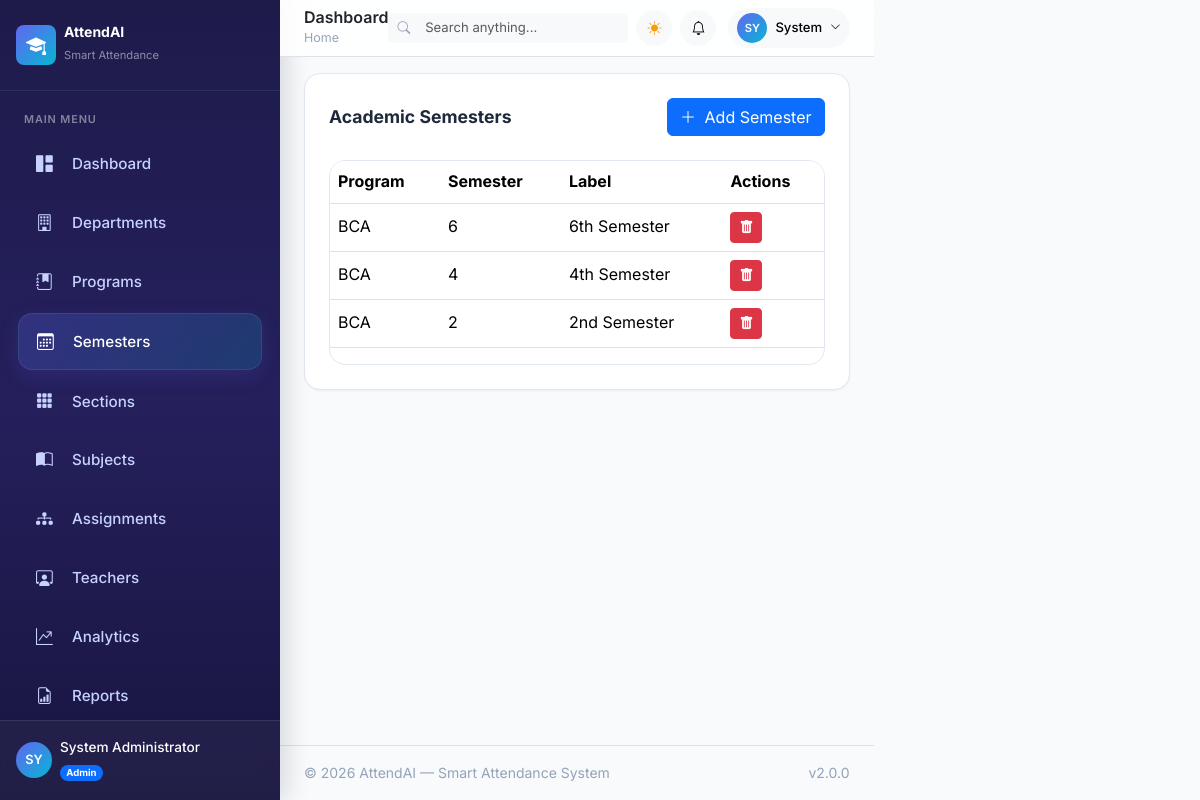
Page /admin/semesters (signed in) on the committed database.
### app/models/user.py (models this page shows, shortened)
class User(UserMixin, db.Model):
    __tablename__ = 'users'
    id = db.Column(db.Integer, primary_key=True)
    email = db.Column(db.String(120), unique=True, nullable=False, index=True)
    password_hash = db.Column(db.String(256), nullable=False)
    full_name = db.Column(db.String(100), nullable=False)
    phone = db.Column(db.String(20), nullable=True)
    avatar = db.Column(db.String(255), nullable=True)
    role = db.Column(db.String(20), nullable=False, default='teacher') # 'admin', 'teacher', 'student'
    is_active = db.Column(db.Boolean, default=True, nullable=False)
    created_at = db.Column(db.DateTime, default=datetime.utcnow, nullable=False)
    last_login = db.Column(db.DateTime, nullable=True)
    theme_preference = db.Column(db.String(10), default='light', nullable=False)

### app/models/academic.py (models this page shows, shortened)
class Semester(db.Model):
    __tablename__ = 'semesters'
    id = db.Column(db.Integer, primary_key=True)
    program_id = db.Column(db.Integer, db.ForeignKey('programs.id'), nullable=False)
    number = db.Column(db.Integer, nullable=False)
    label = db.Column(db.String(50), nullable=False)  # e.g., "Semester 1", "Semester 2"
    is_active = db.Column(db.Boolean, default=True, nullable=False)
    sections = db.relationship('Section', backref='semester', lazy='dynamic', cascade='all, delete-orphan')

class Program(db.Model):
    __tablename__ = 'programs'
    id = db.Column(db.Integer, primary_key=True)
    department_id = db.Column(db.Integer, db.ForeignKey('departments.id'), nullable=False)
    name = db.Column(db.String(100), nullable=False)
    code = db.Column(db.String(20), unique=True, nullable=False)
    duration_years = db.Column(db.Integer, default=4, nullable=False)
    is_active = db.Column(db.Boolean, default=True, nullable=False)
    created_at = db.Column(db.DateTime, default=datetime.utcnow, nullable=False)
    semesters = db.relationship('Semester', backref='program', lazy='dynamic', cascade='all, delete-orphan')

### app/blueprints/admin.py (the view)
@admin_bp.route('/semesters')
@login_required
@admin_required
def semesters():
    semesters_list = Semester.query.filter_by(is_active=True).all()
    programs = Program.query.filter_by(is_active=True).all()
    return render_template('admin/semesters.html', semesters=semesters_list,programs=programs)

### app/blueprints/auth.py (called while the page is built)
@login_manager.user_loader
def load_user(user_id):
    return User.query.get(int(user_id))

### app/services/notification_service.py (called while the page is built)
def get_unread_count(user_id):
    return Notification.query.filter_by(user_id=user_id, is_read=False).count()

### app/templates/admin/semesters.html (shortened to what this page needs)
{% extends "base.html" %}
{% block content %}
<div class="card p-4">
    <div class="d-flex justify-content-between align-items-center mb-4">
        <h4 class="fw-bold mb-0">
            Academic Semesters
        </h4>
        <button class="btn btn-primary"
                data-bs-toggle="modal"
                data-bs-target="#addSemesterModal">
            <i class="bi bi-plus-lg me-1"></i>
            Add Semester
        </button>
    </div>
    <div class="table-responsive">
        <table class="table table-hover align-middle">
            <thead>
                <tr>
                    <th>Program</th>
                    <th>Semester</th>
                    <th>Label</th>
                    <th>Actions</th>
                </tr>
            </thead>
            <tbody>
                {% for s in semesters %}
                <tr>
                    <td>{{ s.program.code }}</td>
                    <td>{{ s.number }}</td>
                    <td>{{ s.label }}</td>
                    <td>
                        <form method="POST"action="{{ url_for('admin.delete_semester',semester_id=s.id) }}"onsubmit="return confirm('Delete this semester?');">
                            <button class="btn btn-danger btn-sm">
                                <i class="bi bi-trash-fill"></i>
                            </button>
                        </form>
                    </td>
                </tr>
                {% endfor %}
            </tbody>
        </table>
    </div>
</div>
{% endblock %}

### app/templates/components/sidebar.html (shortened to what this page needs)
<aside class="app-sidebar" id="appSidebar">
    <div class="sidebar-brand d-flex align-items-center gap-2 px-3 py-4">
        <div class="brand-icon d-flex align-items-center justify-content-center rounded-3" style="width:40px;height:40px;background:linear-gradient(135deg,#6366f1,#06b6d4);">
            <i class="bi bi-mortarboard-fill text-white fs-5"></i>
        </div>
        <div class="brand-text">
            <h6 class="mb-0 text-white fw-bold">AttendAI</h6>
            <small class="text-white-50" style="font-size:0.7rem;">Smart Attendance</small>
        </div>
    </div>
    <nav class="sidebar-nav flex-grow-1 px-2 py-2">
        <div class="nav-section">
            <span class="nav-section-label text-uppercase text-white-50 px-3 mb-2 d-block" style="font-size:0.65rem;letter-spacing:0.08em;">Main Menu</span>
            {% if current_user.role == 'admin' %}
            <a href="{{ url_for('admin.dashboard') }}" class="sidebar-link {{ 'active' if request.endpoint == 'admin.dashboard' }}">
                <i class="bi bi-grid-1x2-fill"></i><span>Dashboard</span>
            </a>
            <a href="{{ url_for('admin.departments') }}" class="sidebar-link {{ 'active' if request.endpoint == 'admin.departments' }}">
                <i class="bi bi-building"></i><span>Departments</span>
            </a>
            <a href="{{ url_for('admin.programs') }}" class="sidebar-link {{ 'active' if request.endpoint == 'admin.programs' }}">
                <i class="bi bi-journal-bookmark-fill"></i><span>Programs</span>
            </a>
            <a href="{{ url_for('admin.semesters') }}"
                class="sidebar-link {{ 'active' if request.endpoint == 'admin.semesters' }}">
                <i class="bi bi-calendar3"></i>
                <span>Semesters</span>
            </a>
            <a href="{{ url_for('admin.sections') }}"
                class="sidebar-link {{ 'active' if request.endpoint == 'admin.sections' }}">
                <i class="bi bi-grid-3x3-gap-fill"></i>
                <span>Sections</span>
            </a>
            <a href="{{ url_for('admin.subjects') }}" class="sidebar-link {{ 'active' if request.endpoint == 'admin.subjects' }}">
                <i class="bi bi-book-half"></i><span>Subjects</span>
            </a>
            <a href="{{ url_for('admin.assignments') }}"class="sidebar-link {{ 'active' if request.endpoint == 'admin.assignments' }}">
                <i class="bi bi-diagram-3-fill"></i>
                <span>Assignments</span>
            </a>
            <a href="{{ url_for('admin.teachers') }}" class="sidebar-link {{ 'active' if request.endpoint == 'admin.teachers' }}">
                <i class="bi bi-person-workspace"></i><span>Teachers</span>
            </a>
            <a href="{{ url_for('analytics.dashboard') }}" class="sidebar-link {{ 'active' if request.endpoint == 'analytics.dashboard' }}">
                <i class="bi bi-graph-up-arrow"></i><span>Analytics</span>
            </a>
            <a href="{{ url_for('reports.index') }}" class="sidebar-link {{ 'active' if request.endpoint == 'reports.index' }}">
                <i class="bi bi-file-earmark-bar-graph"></i><span>Reports</span>
            </a>
            {% endif %}
        </div>
    </nav>
    <div class="sidebar-user px-3 py-3 border-top border-white border-opacity-10">
        <div class="d-flex align-items-center gap-2">
            <div class="user-avatar d-flex align-items-center justify-content-center rounded-circle flex-shrink-0" style="width:36px;height:36px;background:linear-gradient(135deg,#6366f1,#06b6d4);font-size:0.8rem;font-weight:600;color:#fff;">
                {{ current_user.full_name[:2]|upper if current_user.full_name else 'U' }}
            </div>
            <div class="overflow-hidden">
                <div class="text-white text-truncate fw-medium" style="font-size:0.85rem;">{{ current_user.full_name or 'User' }}</div>
                <span class="badge rounded-pill {% if current_user.role == 'admin' %}bg-primary{% elif current_user.role == 'teacher' %}bg-info{% else %}bg-success{% endif %}" style="font-size:0.6rem;">
                    {{ current_user.role|capitalize }}
                </span>
            </div>
        </div>
    </div>
</aside>

### app/templates/components/navbar.html (shortened to what this page needs)
<header class="app-navbar sticky-top bg-white border-bottom px-4 py-2 d-flex align-items-center justify-content-between" style="z-index:1020;backdrop-filter:blur(12px);background:rgba(255,255,255,0.85)!important;">
    <div class="d-flex align-items-center gap-3">
        <div>
            <h5 class="mb-0 fw-semibold text-dark">{% block page_title %}Dashboard{% endblock %}</h5>
            <nav aria-label="breadcrumb" class="d-none d-md-block">
                <ol class="breadcrumb mb-0" style="font-size:0.78rem;">
                    <li class="breadcrumb-item"><a href="#" class="text-decoration-none text-muted">Home</a></li>
                </ol>
            </nav>
        </div>
    </div>
    <div class="d-flex align-items-center gap-2">
        {% if current_user.role == 'admin' %}
        <div class="input-group input-group-sm d-none d-xl-flex" style="width:240px;">
            <span class="input-group-text bg-light border-end-0 border-light"><i class="bi bi-search text-muted" style="font-size:0.8rem;"></i></span>
            <input type="text" class="form-control form-control-sm bg-light border-start-0 border-light" placeholder="Search anything..." id="globalSearch" style="font-size:0.82rem;">
        </div>
        {% endif %}
        <button class="btn btn-light btn-sm rounded-circle d-flex align-items-center justify-content-center" style="width:36px;height:36px;" onclick="toggleTheme()" id="themeToggleBtn" aria-label="Toggle theme">
            <i class="bi bi-sun-fill text-warning" id="themeIcon"></i>
        </button>
        <div class="dropdown">
            <button class="btn btn-light btn-sm rounded-circle d-flex align-items-center justify-content-center position-relative" style="width:36px;height:36px;" data-bs-toggle="dropdown" data-bs-auto-close="outside" aria-expanded="false" aria-label="Notifications">
                <i class="bi bi-bell"></i>
            </button>
        </div>
        <div class="dropdown ms-1">
            <button class="btn btn-light btn-sm rounded-pill d-flex align-items-center gap-2 px-2 py-1" data-bs-toggle="dropdown" aria-expanded="false">
                <div class="d-flex align-items-center justify-content-center rounded-circle" style="width:30px;height:30px;background:linear-gradient(135deg,#6366f1,#06b6d4);font-size:0.7rem;font-weight:600;color:#fff;">
                    {{ current_user.full_name[:2]|upper if current_user.full_name else 'U' }}
                </div>
                <span class="d-none d-md-inline fw-medium" style="font-size:0.82rem;">{{ current_user.full_name.split(' ')[0] if current_user.full_name else 'User' }}</span>
                <i class="bi bi-chevron-down" style="font-size:0.65rem;"></i>
            </button>
        </div>
    </div>
</header>

### app/static/css/main.css (style rules this page uses)
:root { --primary: #6366f1; --primary-rgb: 99, 102, 241; --primary-light: #818cf8; --primary-dark: #4f46e5; --primary-darker: #3730a3; --accent: #06b6d4; --accent-rgb: 6, 182, 212; --accent-light: #22d3ee; --success: #10b981; --success-rgb: 16, 185, 129; --warning: #f59e0b; --warning-rgb: 245, 158, 11; --danger: #ef4444; --danger-rgb: 239, 68, 68; --bg-primary: #f8fafc; --bg-secondary: #f1f5f9; --bg-card: #ffffff; --bg-sidebar: #1e1b4b; --bg-sidebar-hover: #312e81; --bg-sidebar-active: #3730a3; --text-primary: #1e293b; --text-secondary: #64748b; --text-muted: #94a3b8; --text-sidebar: #c7d2fe; --text-sidebar-active: #ffffff; --border-color: #e2e8f0; --border-light: #f1f5f9; --shadow-sm: 0 1px 2px rgba(0, 0, 0, 0.05); --shadow-md: 0 4px 6px -1px rgba(0, 0, 0, 0.1), 0 2px 4px -2px rgba(0, 0, 0, 0.1); --shadow-lg: 0 10px 15px -3px rgba(0, 0, 0, 0.1), 0 4px 6px -4px rgba(0, 0, 0, 0.1); --shadow-xl: 0 20px 25px -5px rgba(0, 0, 0, 0.1), 0 8px 10px -6px rgba(0, 0, 0, 0.1); --radius-sm: 8px; --radius-md: 12px; --radius-lg: 16px; --radius-xl: 24px; --glass-bg: rgba(255, 255, 255, 0.7); --glass-border: rgba(255, 255, 255, 0.3); --transition-fast: 150ms ease; --transition-base: 250ms ease; --transition-slow: 350ms ease; --font-sans: 'Inter', -apple-system, BlinkMacSystemFont, 'Segoe UI', sans-serif; --font-mono: 'JetBrains Mono', monospace; --sidebar-width: 280px; --sidebar-collapsed-width: 80px; --navbar-height: 70px; }
*, *::before, *::after { box-sizing: border-box; margin: 0; padding: 0; }
html { scroll-behavior: smooth; font-size: 16px; }
body { font-family: var(--font-sans); background: var(--bg-primary); color: var(--text-primary); line-height: 1.6; transition: background var(--transition-base), color var(--transition-base); -webkit-font-smoothing: antialiased; -moz-osx-font-smoothing: grayscale; }
a { color: var(--primary); text-decoration: none; transition: color var(--transition-fast); }
button { font-family: inherit; }
.app-body { display: flex; min-height: 100vh; }
.sidebar-brand { padding: 24px 20px; display: flex; align-items: center; gap: 12px; border-bottom: 1px solid rgba(255, 255, 255, 0.1); flex-shrink: 0; }
.sidebar-nav { flex: 1; padding: 16px 12px; overflow-y: auto; }
.sidebar-user { display: flex; align-items: center; gap: 12px; }
h4 { font-size: 1.1rem; font-weight: 600; line-height: 1.4; color: var(--text-primary); }
h5 { font-size: 1rem; font-weight: 600; color: var(--text-primary); }
h6 { font-size: 0.875rem; font-weight: 600; color: var(--text-primary); }
.text-muted { color: var(--text-muted) !important; }
.text-warning { color: var(--warning) !important; }
small, .text-sm { font-size: 0.875rem; }
* { scrollbar-width: thin; scrollbar-color: rgba(var(--primary-rgb), 0.3) transparent; }
.d-flex { display: flex; }
.d-none { display: none; }
.d-block { display: block; }
.overflow-hidden { overflow: hidden; }
.position-relative { position: relative; }
.app-sidebar { width: var(--sidebar-width); background: linear-gradient( 180deg, #1e1b4b 0%, #25205c 50%, #18153f 100% ); height: 100vh; position: fixed; left: 0; top: 0; z-index: 1000; display: flex; flex-direction: column; box-shadow: 6px 0 24px rgba(15, 23, 42, 0.15); }
.sidebar-brand { border-bottom: 1px solid rgba(255,255,255,0.08); min-height: 80px; }
.sidebar-nav { flex: 1; overflow-y: auto !important; overflow-x: hidden; min-height: 0; padding-top: 8px; }
.sidebar-link { display: flex; align-items: center; gap: 14px; color: var(--text-sidebar); padding: 14px 18px; margin: 4px 10px; border-radius: 14px; font-size: 0.95rem; font-weight: 500; transition: all 0.25s ease; text-decoration: none; }
.sidebar-link i { width: 22px; font-size: 1.05rem; flex-shrink: 0; }
.sidebar-link span { white-space: nowrap; }
.sidebar-link.active { background: linear-gradient( 135deg, rgba(99,102,241,0.25), rgba(6,182,212,0.18) ); color: #fff; border: 1px solid rgba(255,255,255,0.08); box-shadow: 0 6px 20px rgba(99,102,241,0.15); }
.nav-section-label { color: rgba(255,255,255,0.45) !important; font-size: 0.68rem !important; font-weight: 600; margin-top: 12px; }
.sidebar-user { background: rgba(255,255,255,0.04); backdrop-filter: blur(10px); }

### rows in the picture
User: full_name "SY", full_name "System Administrator", role "Admin", full_name "System"
Semester: program.code "BCA", number "6", label "6th Semester"
Semester: program.code "BCA", number "4", label "4th Semester"
Semester: program.code "BCA", number "2", label "2nd Semester"
